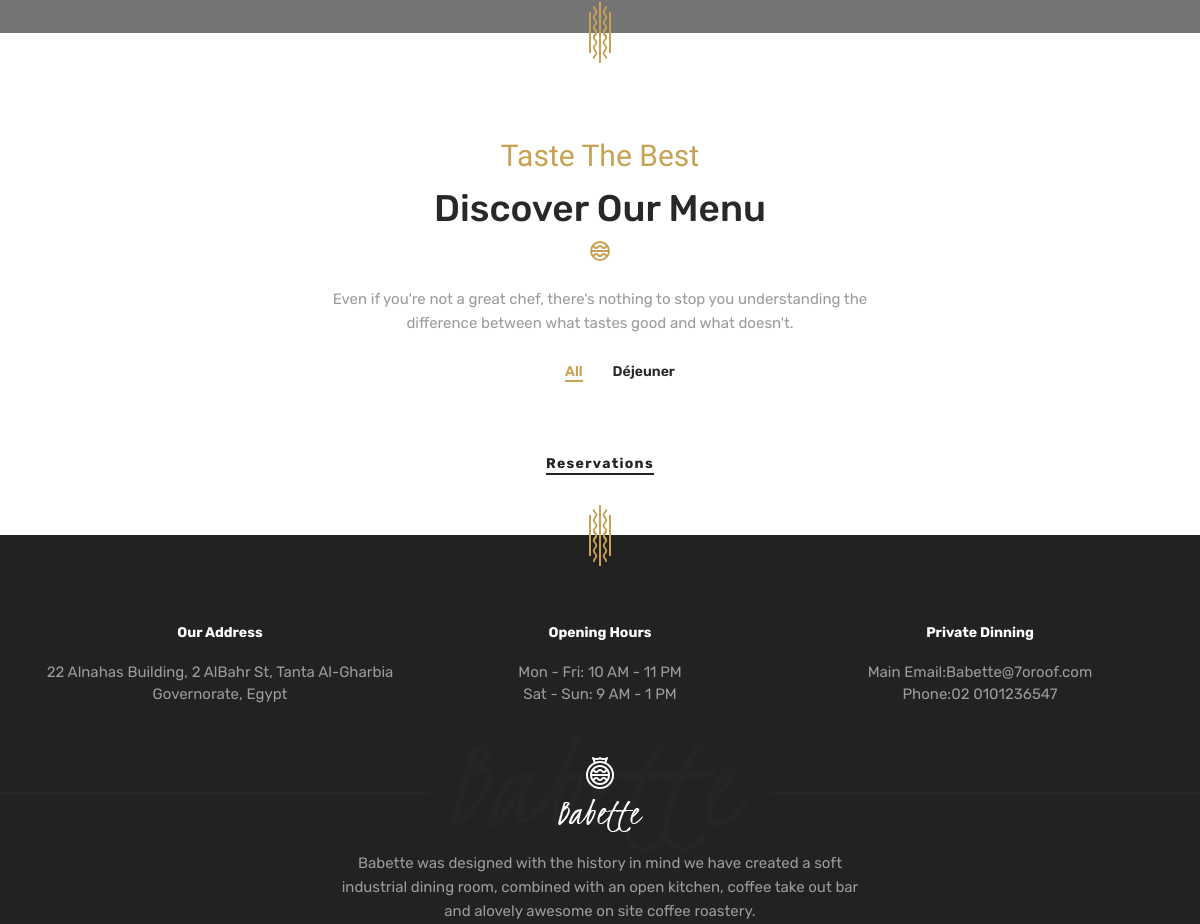
Page /menu (middle part) on the earlier database version.
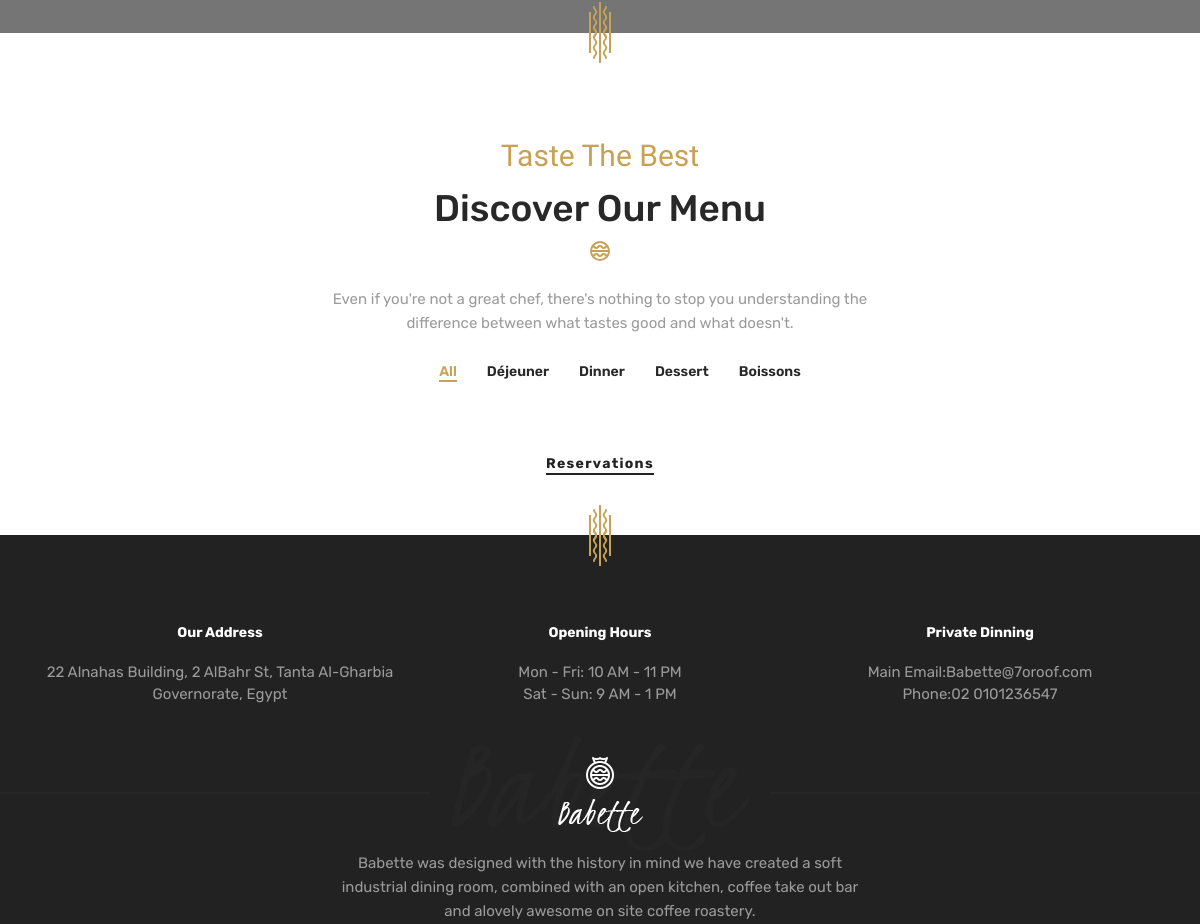
Same page on the later database version.
### restaurant/models.py (models this page shows, shortened)
class MenuCategory(models.Model):
    titre = models.CharField(max_length=255)
    status = models.BooleanField(default=True)
    date_add = models.DateTimeField(auto_now_add=True)
    date_upd = models.DateTimeField(auto_now=True)
    class Meta:
        verbose_name = "Catégorie de menu"
        verbose_name_plural = "Catégories de menu"

### restaurant/views.py (the view)
# urls.py: path('menu', views.menu, name='menu'),
def menu(request):
    data = {
        'categories': models.MenuCategory.objects.filter(status=True),
        'plats': models.Plat.objects.filter(status=True)
    }
    return render(request, 'pages/menu-board.html', data)

### restaurant/models.py (called while the page is built)
    @property
    def getCategorieTitre(self):
        return self.categorie.titre

    @property
    def getIngredients(self):
        return self.ingredients.filter(status=True)

    @property
    def isNew(self):
        return (timezone.now() - self.date_add) < datetime.timedelta(weeks=1)

    @property
    def pricingTag(self):
        if self.isNew:
            return 'New'
        elif self.isRecommended:
            return 'Recommended'
        else:
            return False

### templates/pages/menu-board.html (shortened to what this page needs)
{% extends 'bases/base.html' %}
{% load static %}
  {% block content %}
    <section id="page-title" class="page-title page-title-layout3 text-center bg-overlay bg-overlay-2 bg-parallax">
    </section>
    <section id="menulayout4" class="menu-layout4 pb-60">
      <div class="container">
        <div class="row">
          <div class="col-sm-12 col-md-12 col-lg-6 offset-lg-3">
            <div class="heading text-center mb-30">
              <span class="heading__subtitle">Taste The Best</span>
              <h2 class="heading__title">Discover Our Menu</h2>
              <div class="heading__icon">
              </div>
              <p class="heading__desc">Even if you're not a great chef, there's nothing to stop you understanding
                the difference between what tastes good and what doesn't.</p>
            </div>
          </div>
        </div>
      </div>
      <div class="container-fluid col-padding-0">
        <div class="row">
          <div class="col-sm-12 col-md-12 col-lg-12">
            <ul class="portfolio-filter justify-content-center">
              <li><a class="filter active" href="#" data-filter="all">All</a></li>
                {% for categorie in categories %}
                <li><a class="filter" href="#" data-filter=".filter-{{ categorie.titre }}">{{ categorie.titre }}</a></li>
                {% endfor %}
            </ul>
          </div>
        </div>
        <div class="row">
          <div class="col-sm-12 col-md-12 col-lg-12 text-center">
            <a href="{% url 'reservation' %}" class="btn btn__secondary btn__link mt-40">Reservations</a>
          </div>
        </div>
      </div>
    </section>
  {% endblock content %}

### templates/bases/base.html (shortened to what this page needs)
{% load static %}
<!DOCTYPE html>
<html lang="fr">
<head>
  <link rel="stylesheet" href="{% static 'css/libraries.css' %}" />
  <link rel="stylesheet" href="{% static 'css/style.css' %}" />
</head>
<body>
  <div class="wrapper">
    {% block content %}
    {% endblock %}
    <footer id="footer" class="footer footer-layout1 text-center bg-dark">
      <div class="footer-inner">
        <div class="container">
          <div class="footer-top">
            <div class="row">
              <div class="col-sm-12 col-md-12 col-lg-12 position-static">
              </div>
              <div class="col-sm-12 col-md-12 col-lg-4">
                <div class="contact-box">
                  <h6 class="contact__box-title">Our Address</h6>
                  <ul class="contact__box-list list-unstyled">
                    <li>22 Alnahas Building, 2 AlBahr St, Tanta Al-Gharbia Governorate, Egypt</li>
                  </ul>
                </div>
              </div>
              <div class="col-sm-12 col-md-12 col-lg-4">
                <div class="contact-box">
                  <h6 class="contact__box-title">Opening Hours</h6>
                  <ul class="contact__box-list list-unstyled">
                    <li>Mon - Fri: 10 AM - 11 PM</li>
                    <li>Sat - Sun: 9 AM - 1 PM</li>
                  </ul>
                </div>
              </div>
              <div class="col-sm-12 col-md-12 col-lg-4">
                <div class="contact-box">
                  <h6 class="contact__box-title">Private Dinning</h6>
                  <ul class="contact__box-list list-unstyled">
                    <li><span>Main Email:</span><a href="mailto:Babette@7oroof.com">Babette@7oroof.com</a></li>
                    <li><span>Phone:</span><a href="tel:020101236547">02 0101236547</a></li>
                  </ul>
                </div>
              </div>
            </div>
          </div>
          <div class="footer-middle">
            <div class="row">
              <div class="col-sm-12 col-md-12 col-lg-12 position-static">
                <div class="footer__logo-wrap text-center">
                  <img src="{% static 'images/logo/footer-logo.png' %}" alt="logo" class="footer__logo">
                </div>
              </div>
            </div>
            <div class="row">
              <div class="col-sm-12 col-md-12 col-lg-6 offset-lg-3">
                <p class="mb-20">Babette was designed with the history in mind we have created a soft industrial dining
                  room, combined with an open kitchen, coffee take out bar and alovely awesome on site coffee roastery.
                </p>
              </div>
            </div>
          </div>
        </div>
      </div>
    </footer>
  </div>
</body>
</html>

Differences in the rows shown:
added MenuCategory: titre "Dinner"
added MenuCategory: titre "Dessert"
added MenuCategory: titre "Boissons"
